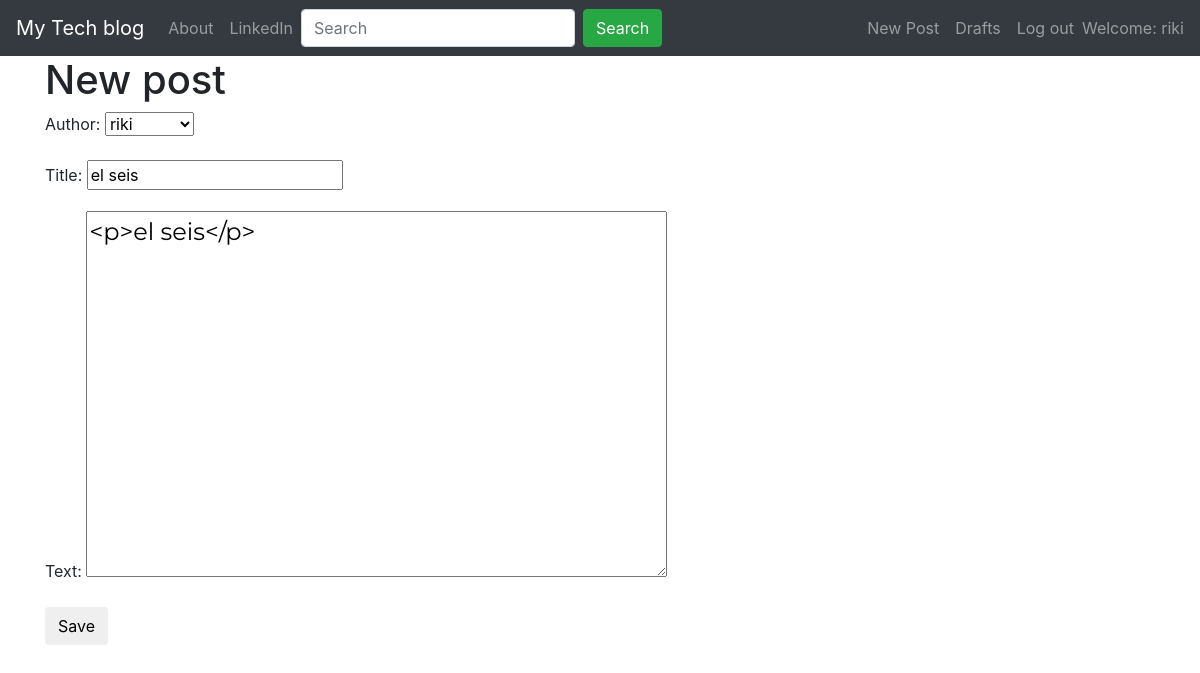
Screenshot of /post/8/edit/ (signed in) with the database file from the repository.
### blog/models.py (models this page shows, shortened)
class Post(models.Model):
    author = models.ForeignKey('auth.User',on_delete=models.DO_NOTHING)
    title = models.CharField(max_length=200)
    text = models.TextField()
    created_date = models.DateTimeField(default=timezone.now)
    published_date = models.DateTimeField(blank=True, null=True)

### blog/views.py (the view)
# urls.py: path('post/<int:pk>/edit/',views.PostUpdateView.as_view(),name='post_edit'),
class PostUpdateView(LoginRequiredMixin,UpdateView):
    login_url = '/login/'
    redirect_field_name = 'blog/post_detail.html'
    form_class = PostForm
    model = Post

### blog/forms.py
class PostForm(forms.ModelForm):
    class Meta:
        model = Post
        fields = ('author','title', 'text',)
        widgets = {
            'title': forms.TextInput(attrs={'class': 'textinputclass'}),
            'text': forms.Textarea(attrs={'class': 'editable medium-editor-textarea postcontent'}),
        }

### blog/templates/blog/post_form.html (shortened to what this page needs)
{% extends 'blog/base.html' %}
{% block content %}
    <h1>New post</h1>
    <form method="POST" class="post-form">
    {{form.as_p}}
    <button type="submit" class="save btn btn-default">Save</button>
    </form>
{% endblock %}

### blog/templates/blog/base.html (shortened to what this page needs)
<!DOCTYPE html>
{% load staticfiles %}
<html>
    <head>
        <link rel="stylesheet" href="https://maxcdn.bootstrapcdn.com/bootstrap/4.1.3/css/bootstrap.min.css">
        <link rel="stylesheet" href="//cdn.jsdelivr.net/medium-editor/latest/css/medium-editor.min.css" type="text/css" media="screen" charset="utf-8">
        <link rel="stylesheet" href="{% static 'css/blog.css' %}">
        <link rel="stylesheet" href="https://use.fontawesome.com/releases/v5.5.0/css/all.css">
        <body>
          <nav class="navbar navbar-expand-md bg-dark navbar-dark">
            <a class="navbar-brand" href="{% url 'post_list' %}">My Tech blog</a>
          <div class="collapse navbar-collapse" id="collapsibleNavbar">
            <ul class="navbar-nav">
              <li class="nav-item"><a class="nav-link" href="{% url 'about'%}">About</a></li>
              <li class="nav-item"><a class="nav-link" href="https://www.linkedin.com">LinkedIn</a></li>
            </ul>
            <form class="form-inline" action="{% url 'post_search' %}">
              <input class="form-control mr-sm-2" type="text" name='q' placeholder="Search">
              <button class="btn btn-success" type="submit">Search</button>
            </form>
          </div>
      <ul class="navbar-nav navbar-center">
        {% if user.is_authenticated %}
        <li class="nav-item"><a class="nav-link" href="{% url 'post_new' %}">New Post</a></li>
        <li class="nav-item"><a class="nav-link" href="{% url 'post_draft_list' %}">Drafts</a></li>
        <li class="nav-item"><a class="nav-link" href="{% url 'logout' %}">Log out</a></li>
        <span class="navbar-text">    Welcome: {{ user.username }}  </span>
          {% else %}
          <li class="nav-item"><a class="nav-link" href="{% url 'login' %}">Login</a></li>
        {% endif %}
      </ul>
</nav>
        <div class="content container">
            <div class="row">
                <div class="col-md-8">
                  <div class="blog_posts">
                    {% block content %}
                    {% endblock %}
                  </div>
                </div>
            </div>
        </div>
</body>
</html>

### blog/static/css/blog.css (style rules this page uses)
.postcontent { font-family: 'Montserrat'; font-size: 1.5em; }

### rows the page displays
Post: author "riki", title "el seis", text "<p>el seis</p>"

### other values shown
{{ user.username }} "riki"
